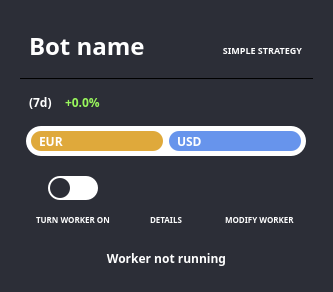
<?xml version="1.0" encoding="UTF-8"?>
<ui version="4.0">
 <class>widget</class>
 <widget class="QWidget" name="widget">
  <property name="geometry">
   <rect>
    <x>0</x>
    <y>0</y>
    <width>333</width>
    <height>292</height>
   </rect>
  </property>
  <property name="font">
   <font>
    <family>Source Sans Pro</family>
    <weight>75</weight>
    <bold>true</bold>
   </font>
  </property>
  <property name="windowTitle">
   <string>Form</string>
  </property>
  <property name="styleSheet">
   <string notr="true">background-color: #2c2e37;
color: #ffffff;
border-radius: 20px;
</string>
  </property>
  <layout class="QGridLayout" name="gridLayout">
   <item row="0" column="0">
    <widget class="QWidget" name="widget_5" native="true">
     <property name="font">
      <font>
       <family>Source Sans Pro</family>
       <weight>75</weight>
       <bold>true</bold>
      </font>
     </property>
     <property name="styleSheet">
      <string notr="true">border-radius: 20px;</string>
     </property>
     <layout class="QVBoxLayout" name="verticalLayout">
      <item>
       <widget class="QWidget" name="NameStrategy" native="true">
        <property name="maximumSize">
         <size>
          <width>16777215</width>
          <height>100</height>
         </size>
        </property>
        <property name="font">
         <font>
          <family>Source Sans Pro</family>
          <weight>75</weight>
          <bold>true</bold>
         </font>
        </property>
        <property name="styleSheet">
         <string notr="true"/>
        </property>
        <layout class="QHBoxLayout" name="horizontalLayout">
         <item>
          <widget class="QLabel" name="worker_name_label">
           <property name="sizePolicy">
            <sizepolicy hsizetype="Expanding" vsizetype="Preferred">
             <horstretch>0</horstretch>
             <verstretch>0</verstretch>
            </sizepolicy>
           </property>
           <property name="maximumSize">
            <size>
             <width>16777215</width>
             <height>200</height>
            </size>
           </property>
           <property name="font">
            <font>
             <family>Source Sans Pro</family>
             <pointsize>18</pointsize>
             <weight>75</weight>
             <bold>true</bold>
            </font>
           </property>
           <property name="text">
            <string>Bot name</string>
           </property>
           <property name="alignment">
            <set>Qt::AlignLeading|Qt::AlignLeft|Qt::AlignVCenter</set>
           </property>
           <property name="textInteractionFlags">
            <set>Qt::LinksAccessibleByMouse|Qt::TextSelectableByMouse</set>
           </property>
          </widget>
         </item>
         <item>
          <widget class="QLabel" name="label_3">
           <property name="minimumSize">
            <size>
             <width>10</width>
             <height>16</height>
            </size>
           </property>
           <property name="maximumSize">
            <size>
             <width>10</width>
             <height>16</height>
            </size>
           </property>
           <property name="styleSheet">
            <string notr="true">margin-top: 9px;</string>
           </property>
           <property name="text">
            <string/>
           </property>
           <property name="pixmap">
            <pixmap resource="../../resources/icons.qrc">:/worker_widget/svg/simplestrategy.svg</pixmap>
           </property>
           <property name="scaledContents">
            <bool>true</bool>
           </property>
           <property name="textInteractionFlags">
            <set>Qt::LinksAccessibleByMouse|Qt::TextSelectableByMouse</set>
           </property>
          </widget>
         </item>
         <item>
          <widget class="QLabel" name="strategy_label">
           <property name="sizePolicy">
            <sizepolicy hsizetype="Fixed" vsizetype="Preferred">
             <horstretch>0</horstretch>
             <verstretch>0</verstretch>
            </sizepolicy>
           </property>
           <property name="maximumSize">
            <size>
             <width>16777215</width>
             <height>16777042</height>
            </size>
           </property>
           <property name="font">
            <font>
             <family>Source Sans Pro</family>
             <pointsize>7</pointsize>
             <weight>75</weight>
             <bold>true</bold>
            </font>
           </property>
           <property name="styleSheet">
            <string notr="true">margin-top: 9px;</string>
           </property>
           <property name="text">
            <string>SIMPLE STRATEGY</string>
           </property>
           <property name="alignment">
            <set>Qt::AlignRight|Qt::AlignTrailing|Qt::AlignVCenter</set>
           </property>
           <property name="textInteractionFlags">
            <set>Qt::LinksAccessibleByMouse|Qt::TextSelectableByMouse</set>
           </property>
          </widget>
         </item>
        </layout>
       </widget>
      </item>
      <item>
       <widget class="Line" name="line">
        <property name="enabled">
         <bool>true</bool>
        </property>
        <property name="maximumSize">
         <size>
          <width>16777215</width>
          <height>1</height>
         </size>
        </property>
        <property name="font">
         <font>
          <family>Source Sans Pro</family>
          <weight>75</weight>
          <bold>true</bold>
         </font>
        </property>
        <property name="styleSheet">
         <string notr="true">background: black;</string>
        </property>
        <property name="orientation">
         <enum>Qt::Horizontal</enum>
        </property>
       </widget>
      </item>
      <item>
       <widget class="QWidget" name="widget_2" native="true">
        <property name="font">
         <font>
          <family>Source Sans Pro</family>
          <weight>75</weight>
          <bold>true</bold>
         </font>
        </property>
        <layout class="QHBoxLayout" name="horizontalLayout_3">
         <item>
          <widget class="QLabel" name="profit_range_label">
           <property name="maximumSize">
            <size>
             <width>30</width>
             <height>16777215</height>
            </size>
           </property>
           <property name="font">
            <font>
             <family>Source Sans Pro</family>
             <weight>75</weight>
             <bold>true</bold>
            </font>
           </property>
           <property name="text">
            <string>(7d)</string>
           </property>
           <property name="textInteractionFlags">
            <set>Qt::LinksAccessibleByMouse|Qt::TextSelectableByMouse</set>
           </property>
          </widget>
         </item>
         <item>
          <widget class="QLabel" name="profit_label">
           <property name="font">
            <font>
             <family>Source Sans Pro</family>
             <weight>75</weight>
             <bold>true</bold>
            </font>
           </property>
           <property name="styleSheet">
            <string notr="true">color: #99F75C;</string>
           </property>
           <property name="text">
            <string>+0.0%</string>
           </property>
           <property name="textInteractionFlags">
            <set>Qt::LinksAccessibleByMouse|Qt::TextSelectableByMouse</set>
           </property>
          </widget>
         </item>
         <item>
          <widget class="QLabel" name="currency_label">
           <property name="font">
            <font>
             <family>Source Sans Pro</family>
             <weight>75</weight>
             <bold>true</bold>
            </font>
           </property>
           <property name="text">
            <string/>
           </property>
           <property name="alignment">
            <set>Qt::AlignRight|Qt::AlignTrailing|Qt::AlignVCenter</set>
           </property>
           <property name="textInteractionFlags">
            <set>Qt::LinksAccessibleByMouse|Qt::TextSelectableByMouse</set>
           </property>
          </widget>
         </item>
        </layout>
       </widget>
      </item>
      <item alignment="Qt::AlignHCenter">
       <widget class="QWidget" name="bar" native="true">
        <property name="minimumSize">
         <size>
          <width>280</width>
          <height>30</height>
         </size>
        </property>
        <property name="maximumSize">
         <size>
          <width>280</width>
          <height>30</height>
         </size>
        </property>
        <property name="font">
         <font>
          <family>Source Sans Pro</family>
          <weight>75</weight>
          <bold>true</bold>
         </font>
        </property>
        <property name="styleSheet">
         <string notr="true">border-radius: 15px;
background: #ffffff;
max-height: 30px;
padding: 0px;
margin: 0px;</string>
        </property>
        <layout class="QHBoxLayout" name="horizontalLayout_2">
         <property name="leftMargin">
          <number>5</number>
         </property>
         <property name="topMargin">
          <number>5</number>
         </property>
         <property name="rightMargin">
          <number>5</number>
         </property>
         <property name="bottomMargin">
          <number>5</number>
         </property>
         <item>
          <widget class="QLabel" name="base_asset_label">
           <property name="sizePolicy">
            <sizepolicy hsizetype="Fixed" vsizetype="Preferred">
             <horstretch>0</horstretch>
             <verstretch>0</verstretch>
            </sizepolicy>
           </property>
           <property name="minimumSize">
            <size>
             <width>20</width>
             <height>0</height>
            </size>
           </property>
           <property name="maximumSize">
            <size>
             <width>16777191</width>
             <height>30</height>
            </size>
           </property>
           <property name="font">
            <font>
             <family>Source Sans Pro</family>
             <pointsize>9</pointsize>
             <weight>75</weight>
             <bold>true</bold>
            </font>
           </property>
           <property name="layoutDirection">
            <enum>Qt::LeftToRight</enum>
           </property>
           <property name="styleSheet">
            <string notr="true">background: #dfa93b;
border-radius: 10px; padding-left: 5px;</string>
           </property>
           <property name="text">
            <string>EUR</string>
           </property>
           <property name="alignment">
            <set>Qt::AlignLeading|Qt::AlignLeft|Qt::AlignVCenter</set>
           </property>
          </widget>
         </item>
         <item>
          <widget class="QLabel" name="quote_asset_label">
           <property name="sizePolicy">
            <sizepolicy hsizetype="Ignored" vsizetype="Preferred">
             <horstretch>0</horstretch>
             <verstretch>0</verstretch>
            </sizepolicy>
           </property>
           <property name="font">
            <font>
             <family>Source Sans Pro</family>
             <weight>75</weight>
             <bold>true</bold>
            </font>
           </property>
           <property name="styleSheet">
            <string notr="true">border-radius: 10px; padding-left: 5px; background: #6794ec; </string>
           </property>
           <property name="text">
            <string>USD</string>
           </property>
          </widget>
         </item>
        </layout>
       </widget>
      </item>
      <item>
       <widget class="QWidget" name="widget_3" native="true">
        <property name="font">
         <font>
          <family>Source Sans Pro</family>
          <weight>75</weight>
          <bold>true</bold>
         </font>
        </property>
        <property name="styleSheet">
         <string notr="true">border-radius: 0px;</string>
        </property>
        <layout class="QHBoxLayout" name="horizontalLayout_4">
         <item>
          <widget class="QWidget" name="running" native="true">
           <property name="minimumSize">
            <size>
             <width>0</width>
             <height>60</height>
            </size>
           </property>
           <property name="maximumSize">
            <size>
             <width>170</width>
             <height>16777215</height>
            </size>
           </property>
           <property name="font">
            <font>
             <family>Source Sans Pro</family>
             <weight>75</weight>
             <bold>true</bold>
            </font>
           </property>
           <layout class="QVBoxLayout" name="verticalLayout_3">
            <property name="spacing">
             <number>0</number>
            </property>
            <property name="leftMargin">
             <number>5</number>
            </property>
            <property name="topMargin">
             <number>5</number>
            </property>
            <property name="rightMargin">
             <number>5</number>
            </property>
            <property name="bottomMargin">
             <number>5</number>
            </property>
            <item alignment="Qt::AlignHCenter">
             <widget class="QWidget" name="onoff" native="true">
              <property name="minimumSize">
               <size>
                <width>50</width>
                <height>24</height>
               </size>
              </property>
              <property name="maximumSize">
               <size>
                <width>50</width>
                <height>24</height>
               </size>
              </property>
              <property name="cursor">
               <cursorShape>PointingHandCursor</cursorShape>
              </property>
              <property name="layoutDirection">
               <enum>Qt::LeftToRight</enum>
              </property>
              <property name="styleSheet">
               <string notr="true">border-radius: 12px;
background: #ffffff;
max-height: 24px;
padding: 0px;
margin: 0px;</string>
              </property>
              <layout class="QHBoxLayout" name="horizontalLayout_5">
               <property name="leftMargin">
                <number>2</number>
               </property>
               <property name="topMargin">
                <number>2</number>
               </property>
               <property name="rightMargin">
                <number>2</number>
               </property>
               <property name="bottomMargin">
                <number>2</number>
               </property>
               <item alignment="Qt::AlignLeft">
                <widget class="QWidget" name="toggle" native="true">
                 <property name="minimumSize">
                  <size>
                   <width>20</width>
                   <height>20</height>
                  </size>
                 </property>
                 <property name="maximumSize">
                  <size>
                   <width>20</width>
                   <height>24</height>
                  </size>
                 </property>
                 <property name="layoutDirection">
                  <enum>Qt::LeftToRight</enum>
                 </property>
                 <property name="styleSheet">
                  <string notr="true">background-color: #2c2e37; border-radius: 10px;float:right;</string>
                 </property>
                </widget>
               </item>
              </layout>
             </widget>
            </item>
            <item alignment="Qt::AlignHCenter|Qt::AlignBottom">
             <widget class="QLabel" name="toggle_label">
              <property name="font">
               <font>
                <family>Source Sans Pro</family>
                <pointsize>6</pointsize>
                <weight>75</weight>
                <bold>true</bold>
               </font>
              </property>
              <property name="text">
               <string>TURN WORKER ON</string>
              </property>
              <property name="textInteractionFlags">
               <set>Qt::LinksAccessibleByMouse|Qt::TextSelectableByMouse</set>
              </property>
             </widget>
            </item>
           </layout>
          </widget>
         </item>
         <item>
          <widget class="QWidget" name="details" native="true">
           <property name="minimumSize">
            <size>
             <width>0</width>
             <height>60</height>
            </size>
           </property>
           <property name="font">
            <font>
             <family>Source Sans Pro</family>
             <weight>75</weight>
             <bold>true</bold>
            </font>
           </property>
           <layout class="QVBoxLayout" name="verticalLayout_6">
            <property name="spacing">
             <number>0</number>
            </property>
            <property name="leftMargin">
             <number>5</number>
            </property>
            <property name="topMargin">
             <number>5</number>
            </property>
            <property name="rightMargin">
             <number>5</number>
            </property>
            <property name="bottomMargin">
             <number>5</number>
            </property>
            <item>
             <widget class="QPushButton" name="details_button">
              <property name="minimumSize">
               <size>
                <width>0</width>
                <height>24</height>
               </size>
              </property>
              <property name="font">
               <font>
                <family>Source Sans Pro</family>
                <weight>75</weight>
                <bold>true</bold>
               </font>
              </property>
              <property name="cursor">
               <cursorShape>PointingHandCursor</cursorShape>
              </property>
              <property name="styleSheet">
               <string notr="true">color: #ffffff</string>
              </property>
              <property name="icon">
               <iconset resource="../../resources/icons.qrc">
                <normaloff>:/worker_widget/img/info.svg</normaloff>:/worker_widget/img/info.svg</iconset>
              </property>
              <property name="iconSize">
               <size>
                <width>30</width>
                <height>30</height>
               </size>
              </property>
              <property name="flat">
               <bool>true</bool>
              </property>
             </widget>
            </item>
            <item alignment="Qt::AlignHCenter|Qt::AlignBottom">
             <widget class="QLabel" name="details_label">
              <property name="font">
               <font>
                <family>Source Sans Pro</family>
                <pointsize>6</pointsize>
                <weight>75</weight>
                <bold>true</bold>
               </font>
              </property>
              <property name="styleSheet">
               <string notr="true"/>
              </property>
              <property name="text">
               <string>DETAILS</string>
              </property>
              <property name="textInteractionFlags">
               <set>Qt::LinksAccessibleByMouse|Qt::TextSelectableByMouse</set>
              </property>
             </widget>
            </item>
           </layout>
          </widget>
         </item>
         <item>
          <widget class="QWidget" name="widget_4" native="true">
           <property name="minimumSize">
            <size>
             <width>0</width>
             <height>60</height>
            </size>
           </property>
           <property name="font">
            <font>
             <family>Source Sans Pro</family>
             <weight>75</weight>
             <bold>true</bold>
            </font>
           </property>
           <layout class="QVBoxLayout" name="verticalLayout_2">
            <property name="spacing">
             <number>0</number>
            </property>
            <property name="leftMargin">
             <number>5</number>
            </property>
            <property name="topMargin">
             <number>5</number>
            </property>
            <property name="rightMargin">
             <number>5</number>
            </property>
            <property name="bottomMargin">
             <number>5</number>
            </property>
            <item>
             <widget class="QPushButton" name="edit_button">
              <property name="minimumSize">
               <size>
                <width>0</width>
                <height>24</height>
               </size>
              </property>
              <property name="font">
               <font>
                <family>Source Sans Pro</family>
                <weight>75</weight>
                <bold>true</bold>
               </font>
              </property>
              <property name="cursor">
               <cursorShape>PointingHandCursor</cursorShape>
              </property>
              <property name="styleSheet">
               <string notr="true">color: #ffffff</string>
              </property>
              <property name="text">
               <string/>
              </property>
              <property name="icon">
               <iconset resource="../../resources/icons.qrc">
                <normaloff>:/worker_widget/svg/modifystrategy.svg</normaloff>:/worker_widget/svg/modifystrategy.svg</iconset>
              </property>
              <property name="iconSize">
               <size>
                <width>30</width>
                <height>30</height>
               </size>
              </property>
              <property name="flat">
               <bool>true</bool>
              </property>
             </widget>
            </item>
            <item alignment="Qt::AlignHCenter|Qt::AlignBottom">
             <widget class="QLabel" name="edit_label">
              <property name="font">
               <font>
                <family>Source Sans Pro</family>
                <pointsize>6</pointsize>
                <weight>75</weight>
                <bold>true</bold>
               </font>
              </property>
              <property name="styleSheet">
               <string notr="true"/>
              </property>
              <property name="text">
               <string>MODIFY WORKER</string>
              </property>
              <property name="textInteractionFlags">
               <set>Qt::LinksAccessibleByMouse|Qt::TextSelectableByMouse</set>
              </property>
             </widget>
            </item>
           </layout>
          </widget>
         </item>
        </layout>
       </widget>
      </item>
      <item>
       <widget class="QLabel" name="worker_status">
        <property name="font">
         <font>
          <family>Source Sans Pro</family>
          <weight>75</weight>
          <bold>true</bold>
         </font>
        </property>
        <property name="text">
         <string>Worker not running</string>
        </property>
        <property name="alignment">
         <set>Qt::AlignCenter</set>
        </property>
        <property name="wordWrap">
         <bool>true</bool>
        </property>
        <property name="textInteractionFlags">
         <set>Qt::LinksAccessibleByMouse|Qt::TextSelectableByMouse</set>
        </property>
       </widget>
      </item>
     </layout>
    </widget>
   </item>
  </layout>
 </widget>
 <resources>
  <include location="../../resources/icons.qrc"/>
  <include location="../../resources/fonts.qrc"/>
 </resources>
 <connections/>
</ui>
